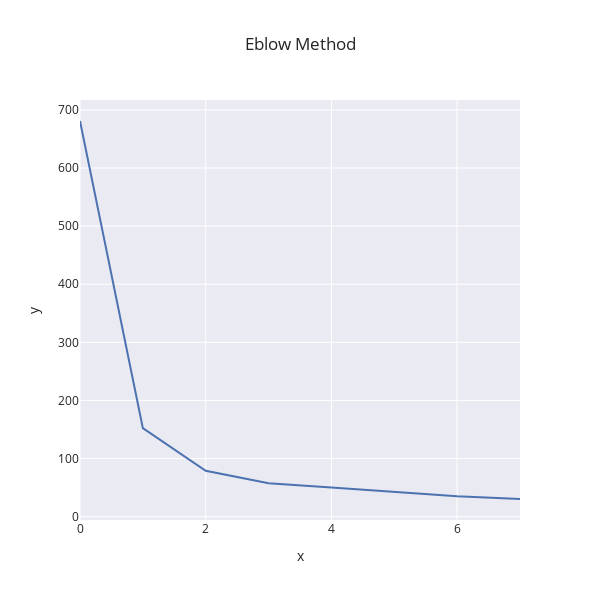

The code cell stored with this chart in its notebook:
### Code cell
sse = []
for i in range(1,9):
    kmeans = KMeans(n_clusters=i , max_iter=300)
    kmeans.fit(X) 
    sse.append(kmeans.inertia_)

fig = px.line(y=sse,template="seaborn",title='Eblow Method')
fig.update_layout(width=600, height=600,)

### Figure 1 — Plotly figure (JSON) as saved in the notebook; plotly's stock layout.template omitted (floating-point values rounded to 4 significant figures)
{"data": [{"hovertemplate": "x=%{x}<br>y=%{y}<extra></extra>", "legendgroup": "", "line": {"color": "rgb(76,114,176)", "dash": "solid"}, "marker": {"symbol": "circle"}, "mode": "lines", "name": "", "orientation": "v", "showlegend": false, "type": "scatter", "x": [0, 1, 2, 3, 4, 5, 6, 7], "xaxis": "x", "y": [680.8, 152.4, 78.95, 57.47, 50.06, 42.07, 34.92, 30.4], "yaxis": "y"}], "layout": {"height": 600, "legend": {"tracegroupgap": 0}, "title": {"text": "Eblow Method"}, "width": 600, "xaxis": {"anchor": "y", "domain": [0, 1], "title": {"text": "x"}}, "yaxis": {"anchor": "x", "domain": [0, 1], "title": {"text": "y"}}}}
